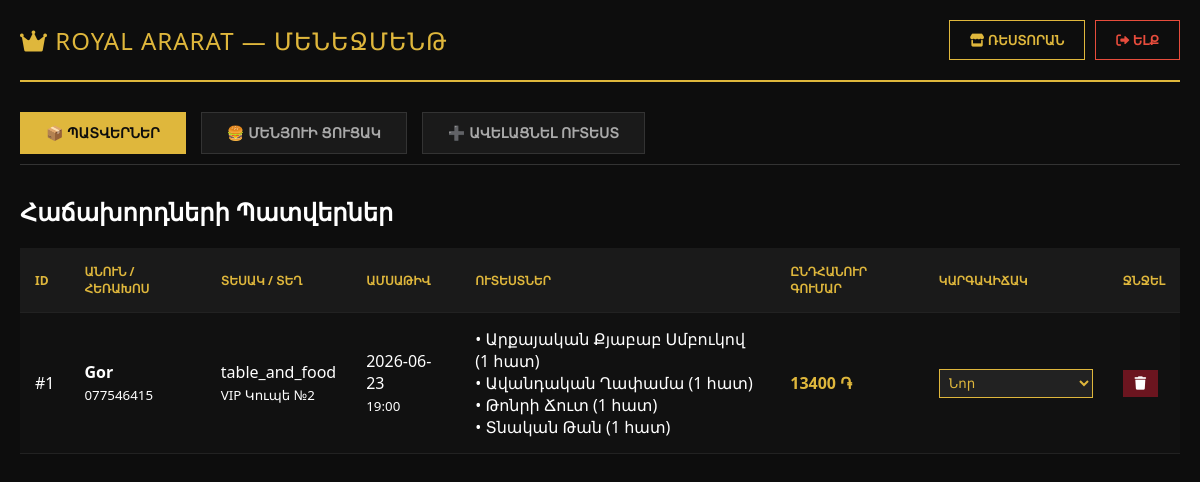
/admin (signed in), run on the app's committed database.
### tables this page shows
CREATE TABLE bookings (
            id INTEGER PRIMARY KEY AUTOINCREMENT,
            order_type TEXT NOT NULL,
            name TEXT NOT NULL,
            phone TEXT NOT NULL,
            date TEXT NOT NULL,
            time TEXT NOT NULL,
            guests INTEGER DEFAULT 1,
            event_type TEXT,
            zone_type TEXT,
            table_number TEXT
        , status TEXT DEFAULT 'Նոր');

CREATE TABLE order_items (
            id INTEGER PRIMARY KEY AUTOINCREMENT,
            booking_id INTEGER NOT NULL,
            dish_name TEXT NOT NULL,
            price INTEGER NOT NULL,
            quantity INTEGER NOT NULL,
            FOREIGN KEY (booking_id) REFERENCES bookings(id) ON DELETE CASCADE
        );

### app.py (the view)
@app.route('/admin')
def admin_panel():
    if not session.get('logged_in'):
        return redirect(url_for('login'))
    conn = sqlite3.connect(DB_PATH)
    conn.row_factory = sqlite3.Row
    cursor = conn.cursor()
    cursor.execute("SELECT * FROM bookings ORDER BY id DESC")
    bookings = [dict(row) for row in cursor.fetchall()]
    orders_list = []
    for b in bookings:
        cursor.execute("SELECT dish_name AS name, quantity AS qty, price FROM order_items WHERE booking_id = ?", (b['id'],))
        cart_items = [dict(item_row) for item_row in cursor.fetchall()]
        total_price = sum(item['price'] * item['qty'] for item in cart_items)
        b['cart_items'] = cart_items
        b['total_price'] = total_price
        orders_list.append(b)
    cursor.execute("SELECT * FROM menu_dishes ORDER BY id DESC")
    dishes_list = [dict(row) for row in cursor.fetchall()]
    conn.close()
    return render_template('admin.html', orders=orders_list, custom_dishes=dishes_list)

### templates/admin.html (shortened to what this page needs)
<!DOCTYPE html>
<html lang="hy">
<head>
    <link rel="stylesheet" href="https://cdnjs.cloudflare.com/ajax/libs/font-awesome/6.0.0/css/all.min.css">
</head>
<body>
    <div class="admin-wrapper">
        <div class="admin-header">
            <div class="admin-title"><i class="fas fa-crown"></i> ROYAL ARARAT — ՄԵՆԵՋՄԵՆԹ</div>
            <div class="nav-links">
                <a href="/" class="btn-back"><i class="fas fa-store"></i> Ռեստորան</a>
                <a href="/logout" class="btn-logout"><i class="fas fa-sign-out-alt"></i> Ելք</a>
            </div>
        </div>
        <div class="admin-tabs">
            <button class="tab-btn active" onclick="switchTab('orders')">📦 Պատվերներ</button>
            <button class="tab-btn" onclick="switchTab('menu-items')">🍔 Մենյուի Ցուցակ</button>
            <button class="tab-btn" onclick="switchTab('add-item')">➕ Ավելացնել Ուտեստ</button>
        </div>
        <div id="orders" class="tab-content active">
            <h2>Հաճախորդների Պատվերներ</h2>
            <table class="luxury-table">
                <thead>
                    <tr>
                        <th>ID</th>
                        <th>Անուն / Հեռախոս</th>
                        <th>Տեսակ / Տեղ</th>
                        <th>Ամսաթիվ</th>
                        <th>Ուտեստներ</th>
                        <th>Ընդհանուր Գումար</th>
                        <th>Կարգավիճակ</th>
                        <th>Ջնջել</th>
                    </tr>
                </thead>
                <tbody>
                    {% if orders %}
                        {% for order in orders %}
                        <tr>
                            <td>#{{ order.id }}</td>
                            <td><strong>{{ order.name }}</strong><br><small>{{ order.phone }}</small></td>
                            <td>{{ order.order_type }}<br><small>{{ order.table_number }}</small></td>
                            <td>{{ order.date }}<br><small>{{ order.time }}</small></td>
                            <td>
                                {% for item in order.cart_items %}
                                    • {{ item.name }} ({{ item.qty }} հատ)<br>
                                {% endfor %}
                            </td>
                            <td style="color:#dfb73c; font-weight:bold;">{{ order.total_price }} ֏</td>
                            <td>
                                <select class="status-select" onchange="updateStatus('{{ order.id }}', this.value)">
                                    <option value="Նոր" {% if order.status == 'Նոր' %}selected{% endif %}>Նոր</option>
                                </select>
                            </td>
                            <td>
                                <button class="btn-delete" onclick="deleteOrder('{{ order.id }}')"><i class="fas fa-trash"></i></button>
                            </td>
                        </tr>
                        {% endfor %}
                    {% else %}
                        <tr><td colspan="8" style="text-align: center; color: #666;">Պատվերներ չկան։</td></tr>
                    {% endif %}
                </tbody>
            </table>
        </div>
    </div>
</body>
</html>

### templates/admin.html (style rules this page uses)
body { background-color: #0d0d0d; color: #ffffff; font-family: 'Segoe UI', sans-serif; margin: 0; padding: 0; }
.admin-wrapper { max-width: 1200px; margin: 0 auto; padding: 20px; }
.admin-header { display: flex; justify-content: space-between; align-items: center; border-bottom: 2px solid #dfb73c; padding-bottom: 20px; margin-bottom: 30px; }
.admin-title { font-size: 24px; color: #dfb73c; letter-spacing: 1px; }
.nav-links { display: flex; gap: 10px; }
.btn-back, .btn-logout { background: transparent; border: 1px solid #dfb73c; color: #dfb73c; padding: 10px 20px; text-decoration: none; font-weight: bold; transition: 0.3s; font-size: 13px; text-transform: uppercase; }
.btn-logout { border-color: #e74c3c; color: #e74c3c; }
.admin-tabs { display: flex; gap: 15px; margin-bottom: 30px; border-bottom: 1px solid #333; padding-bottom: 10px; }
.tab-btn { background: #1a1a1a; border: 1px solid #333; color: #aaa; padding: 12px 25px; cursor: pointer; font-weight: bold; transition: 0.3s; text-transform: uppercase; font-size: 14px; }
.tab-btn:hover, .tab-btn.active { color: #dfb73c; border-color: #dfb73c; }
.tab-btn.active { background: #dfb73c; color: #0d0d0d; }
.tab-content { display: none; }
.tab-content.active { display: block; }
.luxury-table { width: 100%; border-collapse: collapse; background: #111; margin-top: 20px; }
.luxury-table th, .luxury-table td { padding: 15px; text-align: left; border-bottom: 1px solid #222; }
.luxury-table th { background: #1a1a1a; color: #dfb73c; text-transform: uppercase; font-size: 12px; }
.btn-delete { background: #6b151f; color: white; border: none; padding: 6px 12px; cursor: pointer; }
.status-select { background: #222; color: #dfb73c; border: 1px solid #dfb73c; padding: 5px; cursor: pointer; }

### data on the page
bookings: id "1", name "Gor", phone "077546415", order_type "table_and_food", table_number "VIP Կուպե №2", date "2026-06-23", time "19:00", total_price "13400", status+id "Նոր"
order_items: name "Արքայական Քյաբաբ Սմբուկով", qty "1"
order_items: name "Ավանդական Ղափամա", qty "1"
order_items: name "Թոնրի Ճուտ", qty "1"
order_items: name "Տնական Թան", qty "1"
